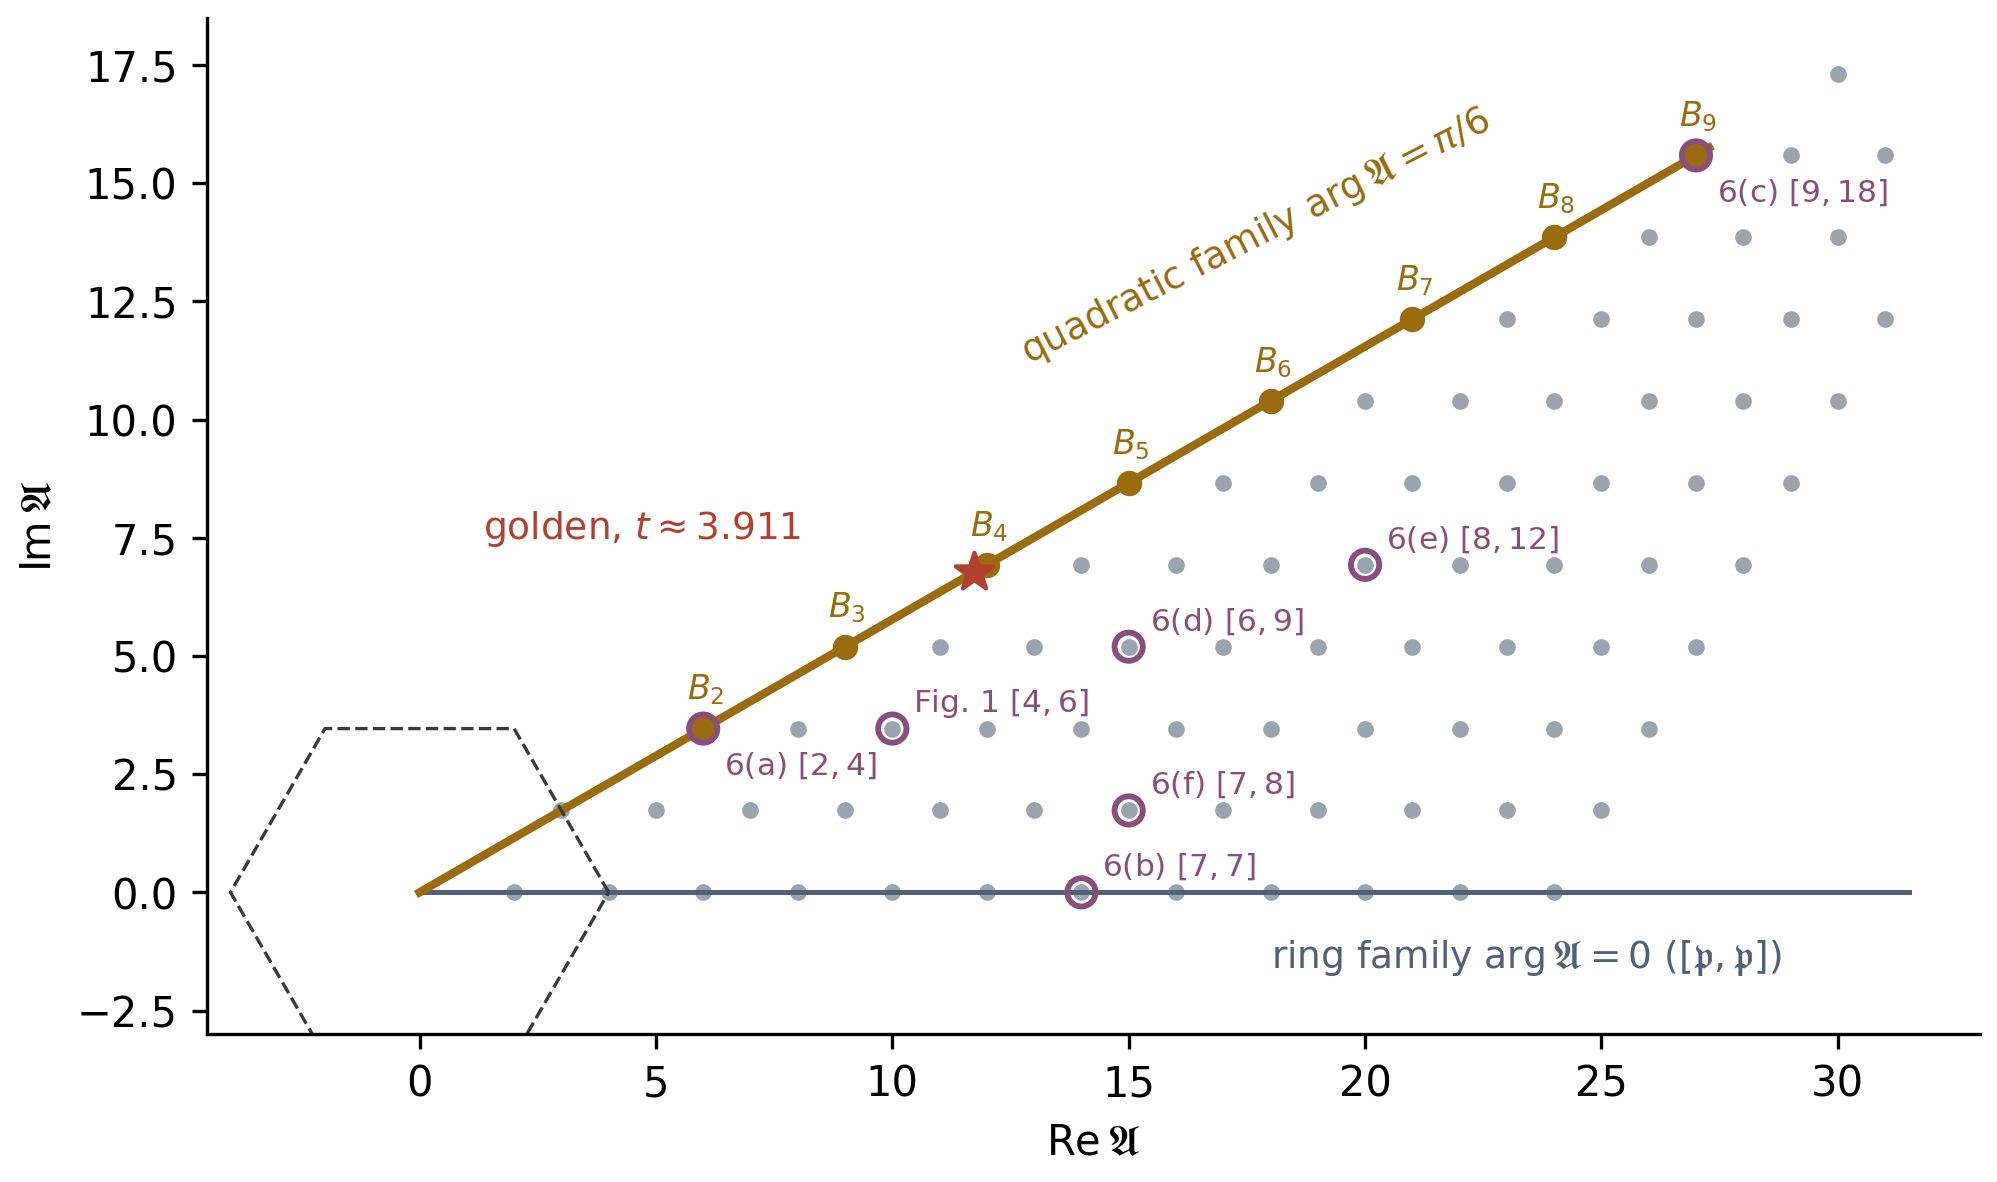

Generate this figure with Python:
"""fig12_bds_sector.py — Figure: the quadratic family in the parameter plane of
Beardon, Dubejko and Stephenson (1994).

Their spirals P_A are parametrized by A in the sector 0 <= arg A <= pi/6
outside the hexagon of circumradius 4 (condition (11)); A in the lattice
H = Z w1 + Z w3 (w1 = 1 - sqrt3 i, w3 = 1 + sqrt3 i) gives the coherent
spirals, A = p w1 + q w3 with 1 <= p <= q <= 2p (their Table I).
Section 7 shows that the quadratic family A=B^2 is the boundary ray
arg A = pi/6, A = t (3 + sqrt3 i) with t = pi/psi(B) > 1; the resonant B_n
are t = n (BDS parameter (n,2n)); the golden case is t = 3.91148 (not in H).
The other boundary ray, arg A = 0 (p = q), is the 'ring' family.
"""
import math
import doylefig as D

s3 = math.sqrt(3)
w1, w3 = complex(1, -s3), complex(1, s3)
fig, ax = D.plt.subplots(figsize=(8.6, 4.4))
ax.set_aspect("equal")
# lattice points of H in the sector
for p in range(1, 13):
    for q in range(p, 2 * p + 1):
        A = p * w1 + q * w3
        if A.real > 31: continue
        ax.scatter(A.real, A.imag, s=9, color="#9AA3AE", zorder=2)
# sector boundaries and excluded hexagon
R = 31.5
ax.plot([0, R], [0, 0], color=D.SLATE, lw=1.2)
ax.plot([0, R * math.cos(math.pi / 6)], [0, R * math.sin(math.pi / 6)], color=D.GOLD, lw=2.0)
hexv = [4 * complex(math.cos(k * math.pi / 3), math.sin(k * math.pi / 3)) for k in range(7)]
ax.plot([h.real for h in hexv], [h.imag for h in hexv], color=D.INK, lw=0.8, ls="--")
# quadratic family resonant points t = n and the golden point
for n in range(2, 10):
    A = n * complex(3, s3)
    ax.scatter(A.real, A.imag, s=26, color=D.GOLD, zorder=4)
    ax.annotate(f"$B_{n}$", (A.real, A.imag), textcoords="offset points",
                xytext=(-4, 7), fontsize=8, color=D.GOLD)
tg = math.pi / (2 * math.atan((D.PHI - 1) / (D.PHI + 1) * math.sqrt((D.PHI**2 + D.PHI + 1) / D.PHI)))
Ag = tg * complex(3, s3)
ax.scatter(Ag.real, Ag.imag, s=90, marker="*", color=D.OVERLAP, zorder=5)
ax.annotate(r"golden, $t\approx3.911$", (Ag.real, Ag.imag), textcoords="offset points",
            xytext=(-118, 8), fontsize=9, color=D.OVERLAP)
# BDS Table I examples
table = {"Fig. 1": (4, 6), "6(a)": (2, 4), "6(b)": (7, 7), "6(c)": (9, 18),
         "6(d)": (6, 9), "6(e)": (8, 12), "6(f)": (7, 8)}
for name, (p, q) in table.items():
    A = p * w1 + q * w3
    ax.scatter(A.real, A.imag, s=46, facecolors="none", edgecolors=D.DIAG2, lw=1.4, zorder=6)
    ax.annotate(f"{name} $[{p},{q}]$", (A.real, A.imag), textcoords="offset points",
                xytext=(5, -11 if name in ("6(a)", "6(c)") else 4), fontsize=7.5, color=D.DIAG2)
ax.text(12.6, 11.2, r"quadratic family $\arg\mathfrak{A}=\pi/6$", color=D.GOLD, fontsize=9, rotation=27)
ax.text(18, -1.6, r"ring family $\arg\mathfrak{A}=0$ ($[\mathfrak{p},\mathfrak{p}]$)", color=D.SLATE, fontsize=9)
ax.set_xlim(-4.5, 33); ax.set_ylim(-3, 18.5)
ax.set_xlabel(r"$\mathrm{Re}\,\mathfrak{A}$"); ax.set_ylabel(r"$\mathrm{Im}\,\mathfrak{A}$")
for sp in ("top", "right"): ax.spines[sp].set_visible(False)
D.save(fig, "fig12_bds_sector")
